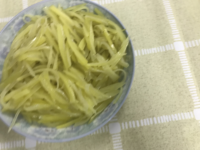
#> input picture detection/__feeds__/train/img/IMG_2400.png, 200 x 150 px, given in place of baozi4.png, which was not available
$ python preprocessing.py
#> lines starting #> are read from the running program, lines starting #| are printed output that depends on the picture
import os.path
import numpy as np
import os
import shutil
from PIL import Image
from PIL import ImageFile

ImageFile.LOAD_TRUNCATED_IMAGES = True


def resize(input_img, output_img, width=128, height=128):
#> called with input_img = '__feeder__/test/img/baozi4.png', output_img = 'testimg.png', width = 128, height = 128
    img = Image.open(input_img)
#> img is the input picture: PIL image 200x150 RGB; mean R, G, B 172.6, 169.8, 126.4
    try:
        img = img.resize((width, height), Image.BILINEAR)
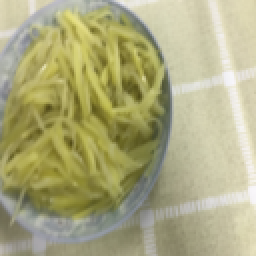
#> img: PIL image 128x128 RGB (shown 2 times larger); mean R, G, B 172.6, 169.8, 126.4
        img.save(output_img)
        img.close()
    except Exception as e:
        print(e)


def _mkdir(path):
    if not os.path.exists(path):
        os.mkdir(path)


def mkdirs(path):
    _mkdir(path)
    for x in ['train', 'test']:
        _mkdir(f'{path}/{x}')
        _mkdir(f'{path}/{x}/img')
        _mkdir(f'{path}/{x}/mask')
        _mkdir(f'{path}/{x}/yaml')


def scan_data(*dirs):
    for path in dirs:
        foods = os.listdir(path)
        for food in foods:  # 进入菜品文件夹
            if '.' in food:
                continue
            fp = f'{path}/{food}'  # 食物/包子/
            img_folders = os.listdir(fp)  # 包子内所有文件夹和文件  -  列表
            img_folders = [x for x in img_folders if x.endswith('_json')]
            for x in img_folders:
                yield f'{fp}/{x}'


def divide_feeder(data_list):
    np.random.shuffle(data_list)
    _divide_idx = int(len(data_list) / 5)
    return data_list[0:_divide_idx], data_list[_divide_idx:-1]


def gen_feeder(data, output_dir):
    global TOTAL_TASKS, DONE_TASKS
    img_id = data.split('/')[-1].split('_json')[0]
    print(f'processing {img_id} .. ({DONE_TASKS}/{TOTAL_TASKS})')
    DONE_TASKS += 1

    resize(f'{data}/img.png', f'{output_dir}/img/{img_id}.png')
    resize(f'{data}/label.png', f'{output_dir}/mask/{img_id}.png')
    shutil.copyfile(f'{data}/info.yaml', f'{output_dir}/yaml/{img_id}.yaml')


if __name__ == '__main__':
    # [16 lines of commented-out code are left out]

    resize('__feeder__/test/img/baozi4.png', 'testimg.png')

$ run again, on .junk/volume estimation_SIDE/input/test.jpg
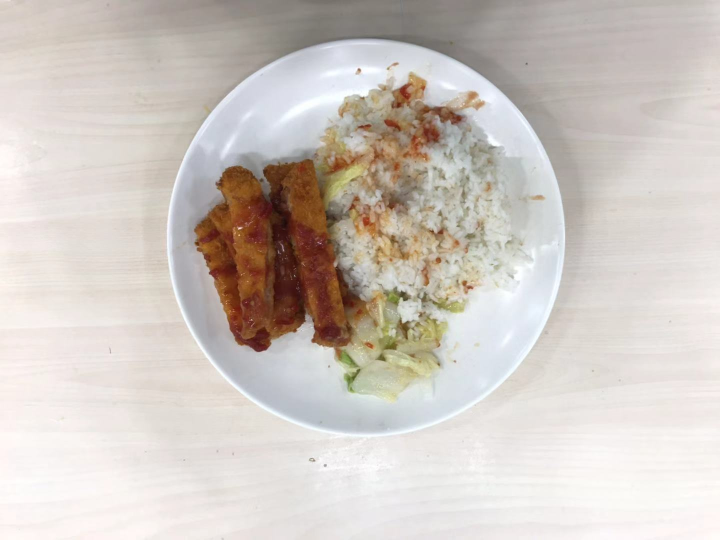
#> input picture .junk/volume estimation_SIDE/input/test.jpg, 1440 x 1080 px, given in place of baozi4.png, which was not available (shown at 1/2 size)
#> in resize, img is the input picture: PIL image 1440x1080 RGB; mean R, G, B 207, 199.3, 193.1
#> in resize, `img = img.resize((width, height), Image.BILINEAR)`:
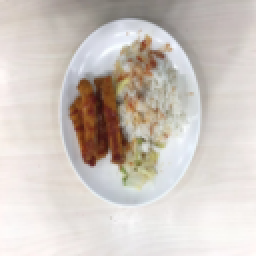
#> img: PIL image 128x128 RGB (shown 2 times larger); mean R, G, B 207, 199.3, 193.1
